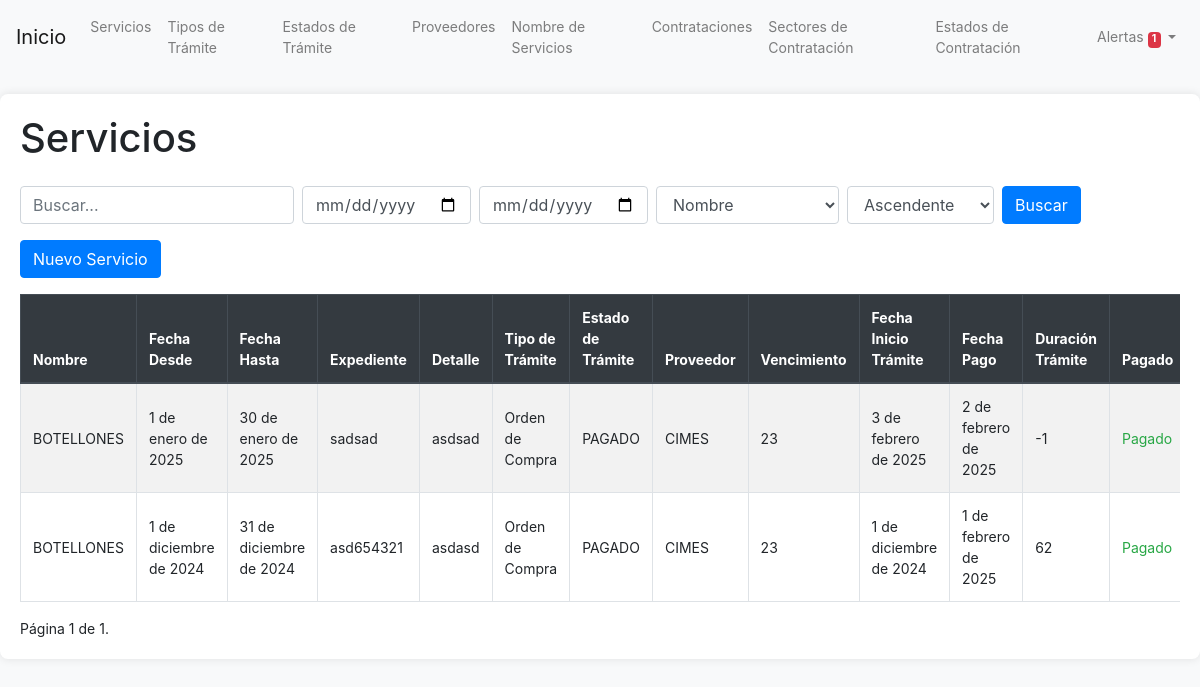
The app's page /servicios/ with its own data.
### servicios/models.py (models this page shows, shortened)
class Servicio(models.Model):
    nombre = models.ForeignKey(NombreServicio, on_delete=models.CASCADE)
    fecha_desde = models.DateField()
    fecha_hasta = models.DateField()
    expediente = models.CharField(max_length=100)
    detalle = models.TextField()
    tipo_tramite = models.ForeignKey(TipoTramite, on_delete=models.CASCADE)
    estado_tramite = models.ForeignKey(EstadoTramite, on_delete=models.CASCADE)
    proveedor = models.ForeignKey(Proveedor, on_delete=models.CASCADE)
    vencimiento = models.DateField(null=True, blank=True)
    fecha_inicio_tramite = models.DateField()
    fecha_pago = models.DateField(null=True, blank=True)
    duracion_tramite = models.IntegerField(null=True, blank=True)
    pagado = models.BooleanField(default=False)
    fecha_creacion = models.DateTimeField(auto_now_add=True)
    fecha_modificacion = models.DateTimeField(auto_now=True)
    @property
    def saldo_dias(self):
        contratacion = Contratacion.objects.filter(nombre=self.nombre).first()
        if contratacion:
            return contratacion.saldo_dias
        return None
    @property
    def monto_total(self):
        return sum(factura.monto_unitario for factura in self.factura_set.all())

class NombreServicio(models.Model):
    nombre = models.CharField(max_length=100)
    def __str__(self):
        return self.nombre

class TipoTramite(models.Model):
    nombre = models.CharField(max_length=100)
    def __str__(self):
        return self.nombre

class EstadoTramite(models.Model):
    nombre = models.CharField(max_length=100)
    def __str__(self):
        return self.nombre

class Proveedor(models.Model):
    nombre = models.CharField(max_length=100)
    def __str__(self):
        return self.nombre

class Contratacion(models.Model):
    nombre = models.ForeignKey(NombreServicio, on_delete=models.CASCADE)
    nro_ultima_orden_compra = models.CharField(max_length=100)
    duracion_meses = models.IntegerField(editable=False, default=0)
    fecha_inicio = models.DateField()
    fecha_finalizacion = models.DateField()
    saldo_dias = models.IntegerField(editable=False, default=0)
    nro_expediente_contratacion = models.CharField(max_length=100)
    vigente = models.BooleanField(default=True)
    en_tramite = models.BooleanField(default=False)
    estado = models.ForeignKey(EstadoContratacion, on_delete=models.CASCADE)
    sector = models.ForeignKey(SectorContratacion, on_delete=models.CASCADE)
    fecha_creacion = models.DateTimeField(auto_now_add=True)
    fecha_modificacion = models.DateTimeField(auto_now=True)

### servicios/views.py (the view, shortened to what this page needs)
# urls.py: path('servicios/', views.servicio_list, name='servicio_list'),
def servicio_list(request):
    query = request.GET.get('q')
    order_by = request.GET.get('order_by', 'nombre')
    direction = request.GET.get('direction', 'asc')
    fecha_desde = request.GET.get('fecha_desde')
    fecha_hasta = request.GET.get('fecha_hasta')
    servicios = Servicio.objects.all()
    if fecha_desde:
        servicios = servicios.filter(fecha_desde__gte=fecha_desde)
    if fecha_hasta:
        servicios = servicios.filter(fecha_hasta__lte=fecha_hasta)
    if direction == 'desc':
        order_by = f'-{order_by}'
    servicios = servicios.order_by(order_by)
    servicios = servicios.prefetch_related('factura_set')
    paginator = Paginator(servicios, 20)
    page_number = request.GET.get('page')
    page_obj = paginator.get_page(page_number)
    alertas_count = Contratacion.objects.filter(fecha_finalizacion__lte=date.today() + timedelta(days=90)).count()
    return render(request, 'servicios/servicio_list.html', {
        'page_obj': page_obj,
        'query': query,
        'order_by': order_by,
        'direction': direction,
        'fecha_desde': fecha_desde,
        'fecha_hasta': fecha_hasta,
        'alertas_count': alertas_count,
    })

### servicios/templates/servicios/servicio_list.html (shortened to what this page needs)
{% extends 'base.html' %}
{% load custom_filters %}
{% block content %}
<h1 class="mb-4">Servicios</h1>
<form method="get" class="form-inline mb-3">
    <input type="text" name="q" value="{{ query|default_if_none:'' }}" class="form-control mr-2" placeholder="Buscar...">
    <input type="date" name="fecha_desde" value="{{ fecha_desde|default_if_none:'' }}" class="form-control mr-2">
    <input type="date" name="fecha_hasta" value="{{ fecha_hasta|default_if_none:'' }}" class="form-control mr-2">
    <select name="order_by" class="form-control mr-2">
        <option value="nombre" {% if order_by == 'nombre' %}selected{% endif %}>Nombre</option>
    </select>
    <select name="direction" class="form-control mr-2">
        <option value="asc" {% if direction == 'asc' %}selected{% endif %}>Ascendente</option>
    </select>
    <button type="submit" class="btn btn-primary">Buscar</button>
</form>
<a href="{% url 'servicio_create' %}" class="btn btn-primary mb-3">Nuevo Servicio</a>
<div class="table-responsive">
    <table class="table table-striped table-bordered">
        <thead class="thead-dark">
            <tr>
                <th>Nombre</th>
                <th>Fecha Desde</th>
                <th>Fecha Hasta</th>
                <th>Expediente</th>
                <th>Detalle</th>
                <th>Tipo de Trámite</th>
                <th>Estado de Trámite</th>
                <th>Proveedor</th>
                <th>Vencimiento</th>
                <th>Fecha Inicio Trámite</th>
                <th>Fecha Pago</th>
                <th>Duración Trámite</th>
                <th>Pagado</th>
            </tr>
        </thead>
        <tbody>
            {% for servicio in page_obj %}
            <tr>
                <td>{{ servicio.nombre }}</td>
                <td>{{ servicio.fecha_desde }}</td>
                <td>{{ servicio.fecha_hasta }}</td>
                <td>{{ servicio.expediente }}</td>
                <td>{{ servicio.detalle }}</td>
                <td>{{ servicio.tipo_tramite }}</td>
                <td>{{ servicio.estado_tramite }}</td>
                <td>{{ servicio.proveedor }}</td>
                <td>{{ servicio.saldo_dias|default:servicio.vencimiento }}</td>
                <td>{{ servicio.fecha_inicio_tramite }}</td>
                <td>{{ servicio.fecha_pago }}</td>
                <td>{{ servicio.duracion_tramite }}</td>
                <td>
                    {% if servicio.pagado %}
                        <span class="text-success">Pagado</span>
                    {% endif %}
                </td>
            </tr>
            {% endfor %}
        </tbody>
    </table>
</div>
<div class="pagination">
    <span class="step-links">
        <span class="current">
            Página {{ page_obj.number }} de {{ page_obj.paginator.num_pages }}.
        </span>
    </span>
</div>
{% endblock %}

### servicios/templates/base.html (shortened to what this page needs)
<!DOCTYPE html>
<html lang="es">
<head>
    <link href="https://stackpath.bootstrapcdn.com/bootstrap/4.5.2/css/bootstrap.min.css" rel="stylesheet">
</head>
<body>
    <nav class="navbar navbar-expand-lg navbar-light bg-light">
        <a class="navbar-brand" href="{% url 'resumen_servicios' %}">Inicio</a>
        <div class="collapse navbar-collapse" id="navbarNav">
            <ul class="navbar-nav">
                <li class="nav-item"><a class="nav-link" href="{% url 'servicio_list' %}">Servicios</a></li>
                <li class="nav-item"><a class="nav-link" href="{% url 'tipo_tramite_list' %}">Tipos de Trámite</a></li>
                <li class="nav-item"><a class="nav-link" href="{% url 'estado_tramite_list' %}">Estados de Trámite</a></li>
                <li class="nav-item"><a class="nav-link" href="{% url 'proveedor_list' %}">Proveedores</a></li>
                <li class="nav-item"><a class="nav-link" href="{% url 'nombreservicio_list' %}">Nombre de Servicios</a></li>
                <li class="nav-item"><a class="nav-link" href="{% url 'contratacion_list' %}">Contrataciones</a></li>
                <li class="nav-item"><a class="nav-link" href="{% url 'sector_contratacion_list' %}">Sectores de Contratación</a></li>
                <li class="nav-item"><a class="nav-link" href="{% url 'estado_contratacion_list' %}">Estados de Contratación</a></li>
            </ul>
            <ul class="navbar-nav ml-auto">
                <li class="nav-item dropdown">
                    <a class="nav-link dropdown-toggle" href="#" id="alertsDropdown" role="button" data-toggle="dropdown" aria-haspopup="true" aria-expanded="false">
                         Alertas
                        {% if alertas_count > 0 %}
                            <span class="badge badge-danger">{{ alertas_count }}</span>
                        {% endif %}
                    </a>
                </li>
            </ul>
        </div>
    </nav>
    <div class="container-fluid">
        {% block content %}
        {% endblock %}
    </div>
</body>
</html>

### servicios/templates/base.html (style rules this page uses)
body { background-color: #f8f9fa; margin: 0; padding: 0; box-sizing: border-box; font-size: 0.875rem; }
.navbar { margin-bottom: 20px; }
.container-fluid { background-color: #ffffff; padding: 20px; border-radius: 8px; box-shadow: 0 0 10px rgba(0, 0, 0, 0.1); }
.table th, .table td { vertical-align: middle; font-size: 0.875rem; }
.btn-primary { background-color: #007bff; border-color: #007bff; }
.table-responsive { overflow-x: auto; }

### records on screen
Servicio: nombre "BOTELLONES", fecha_desde "1 de enero de 2025", fecha_hasta "30 de enero de 2025", expediente "sadsad", detalle "asdsad", tipo_tramite "Orden de Compra", estado_tramite "PAGADO", proveedor "CIMES", saldo_dias "23", fecha_inicio_tramite "3 de febrero de 2025", fecha_pago "2 de febrero de 2025", duracion_tramite "-1", pagado "Pagado"
Servicio: nombre "BOTELLONES", fecha_desde "1 de diciembre de 2024", fecha_hasta "31 de diciembre de 2024", expediente "asd654321", detalle "asdasd", tipo_tramite "Orden de Compra", estado_tramite "PAGADO", proveedor "CIMES", saldo_dias "23", fecha_inicio_tramite "1 de diciembre de 2024", fecha_pago "1 de febrero de 2025", duracion_tramite "62", pagado "Pagado"

### other values on screen
{{ alertas_count }} "1"
{{ page_obj.number }} "1"
{{ page_obj.paginator.num_pages }} "1"
